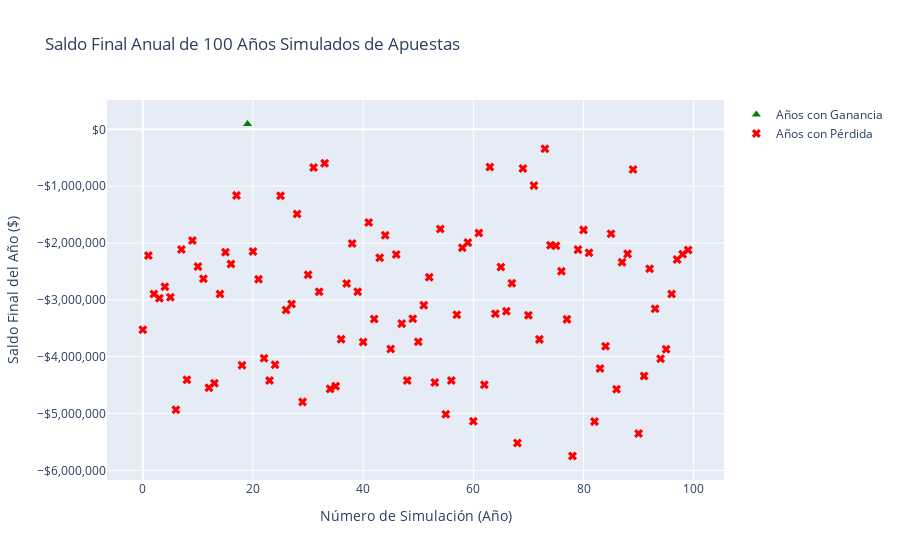

This figure's notebook cell:
### Markdown cell above
#### 2. La ruleta.

Estudie como se juega la ruleta en el casino. https://www.casino.es/ruleta/como-jugar-ruleta/

Suponga que usted va cada día del año al casino (365 veces), usted cuenta con un presupuesto de 200 mil pesos diarios y por sesión alcanza a jugar como máximo 100 veces, pues se retira a la apuesta número 100 o cuando queda sin dinero. Usted solo realiza una apuesta, al **impar**, y comienza apostando mil pesos, en cualquier juego, en caso de ganar algún juego vuelve al comienzo y apuesta mil pesos, en caso de perder, dobla la apuesta, en el caso que no tenga suficiente dinero, apueste todo lo que queda.

Calcule 100 escenarios distintos y grafique el dinero ganado o perdido en cada posible escenario.

### Code cell
# --- Configuración de la Ruleta ---
# El número 0 no es par ni impar en la ruleta para efectos de apuesta
impares = {i for i in range(1, 37) if i % 2 != 0}
pares = {i for i in range(1, 37) if i % 2 == 0}

def apostar(monto_apostado):
    # Simula una tirada de ruleta apostando a impar
    numero_ganador = random.randint(0, 36)
    if numero_ganador in impares:
        return monto_apostado  # Se gana el monto apostado (recupera la apuesta + ganancia)
    return -monto_apostado   # Se pierde el monto apostado

# --- Lógica de Simulación Diaria ---
def simular_un_dia(presupuesto_diario, apuesta_inicial, max_apuestas):
    # Simula un día completo de apuestas en el casino
    fondos = presupuesto_diario
    apuesta_actual = apuesta_inicial
    
    for _ in range(max_apuestas):
        # Si no se puede cubrir la apuesta, el día termina
        if fondos < apuesta_actual:
            break
            
        # Si no se puede doblar la apuesta, se apuesta todo lo que queda
        if apuesta_actual > fondos:
            apuesta_actual = fondos

        resultado = apostar(apuesta_actual)
        
        fondos += resultado
        
        if resultado > 0:  # Si se gana
            apuesta_actual = apuesta_inicial
        else:  # Si se pierde
            apuesta_actual *= 2
            
    # Devuelve la ganancia o pérdida neta del día
    return fondos - presupuesto_diario

# --- Parámetros Principales de la Simulación ---
print("\n" + "=" * 80)
print("EJERCICIO 2: SIMULACIÓN DE APUESTAS EN RULETA")
print("=" * 80)

num_simulaciones = 100
dias_por_simulacion = 365
presupuesto_diario = 200000
apuesta_inicial = 1000
max_apuestas_por_dia = 100

# --- Bucle de Simulación Anual ---
resultados_anuales = []

for i in range(num_simulaciones):
    saldo_total_anual = 0
    for _ in range(dias_por_simulacion):
        saldo_total_anual += simular_un_dia(presupuesto_diario, apuesta_inicial, max_apuestas_por_dia)
    resultados_anuales.append(saldo_total_anual)

# --- Preparación de Datos para Gráfico ---
ganancias_anuales = [r for r in resultados_anuales if r > 0]
perdidas_anuales = [r for r in resultados_anuales if r <= 0]

print("\n--- Resumen de las Simulaciones Anuales ---")
print(f"Años con ganancias: {len(ganancias_anuales)}")
print(f"Años con pérdidas: {len(perdidas_anuales)}")
if ganancias_anuales:
    print(f"Ganancia anual promedio: ${np.mean(ganancias_anuales):,.2f}")
if perdidas_anuales:
    print(f"Pérdida anual promedio: ${np.mean(perdidas_anuales):,.2f}")
print(f"Saldo neto promedio de todos los años: ${np.mean(resultados_anuales):,.2f}")


# --- Gráfico de Resultados Anuales ---
fig = go.Figure()

# Índices para el eje X
indices_ganancias = [i for i, r in enumerate(resultados_anuales) if r > 0]
indices_perdidas = [i for i, r in enumerate(resultados_anuales) if r <= 0]

fig.add_trace(go.Scatter(
    x=indices_ganancias,
    y=ganancias_anuales, 
    mode='markers', 
    name='Años con Ganancia', 
    marker=dict(color='green', symbol='triangle-up', size=8)
))
fig.add_trace(go.Scatter(
    x=indices_perdidas,
    y=perdidas_anuales, 
    mode='markers', 
    name='Años con Pérdida', 
    marker=dict(color='red', symbol='x', size=8)
))

fig.update_layout(
    title='Saldo Final Anual de 100 Años Simulados de Apuestas',
    xaxis_title='Número de Simulación (Año)',
    yaxis_title='Saldo Final del Año ($)',
    showlegend=True,
    yaxis_tickformat='$,.0f' # Formato de moneda para el eje Y
)

fig.show()

### Figure 1 — Plotly figure (JSON) as saved in the notebook; plotly's stock layout.template omitted (floating-point values rounded to 4 significant figures)
{"data": [{"marker": {"color": "green", "size": 8, "symbol": "triangle-up"}, "mode": "markers", "name": "Años con Ganancia", "type": "scatter", "x": [19], "y": [94000]}, {"marker": {"color": "red", "size": 8, "symbol": "x"}, "mode": "markers", "name": "Años con Pérdida", "type": "scatter", "x": [0, 1, 2, 3, 4, 5, 6, 7, 8, 9, 10, 11, 12, 13, 14, 15, 16, 17, 18, 20, 21, 22, 23, 24, 25, 26, 27, 28, 29, 30, 31, 32, 33, 34, 35, 36, 37, 38, 39, 40, 41, 42, 43, 44, 45, 46, 47, 48, 49, 50, 51, 52, 53, 54, 55, 56, 57, 58, 59, 60, 61, 62, 63, 64, 65, 66, 67, 68, 69, 70, 71, 72, 73, 74, 75, 76, 77, 78, 79, 80, 81, 82, 83, 84, 85, 86, 87, 88, 89, 90, 91, 92, 93, 94, 95, 96, 97, 98, 99], "y": [-3526000, -2221000, -2897000, -2970000, -2770000, -2955000, -4934000, -2113000, -4404000, -1956000, -2415000, -2629000, -4547000, -4466000, -2896000, -2161000, -2370000, -1162000, -4151000, -2150000, -2638000, -4027000, -4417000, -4142000, -1167000, -3179000, -3071000, -1489000, -4795000, -2559000, -673000, -2856000, -597000, -4566000, -4518000, -3691000, -2711000, -2010000, -2856000, -3740000, -1640000, -3335000, -2260000, -1865000, -3866000, -2201000, -3418000, -4419000, -3332000, -3738000, -3093000, -2603000, -4455000, -1753000, -5012000, -4419000, -3261000, -2083000, -1993000, -5137000, -1823000, -4492000, -664000, -3245000, -2422000, -3199000, -2708000, -5518000, -689000, -3269000, -990000, -3695000, -341000, -2039000, -2048000, -2497000, -3343000, -5747000, -2116000, -1769000, -2171000, -5142000, -4208000, -3817000, -1836000, -4574000, -2337000, -2191000, -706000, -5352000, -4339000, -2454000, -3158000, -4037000, -3868000, -2898000, -2290000, -2197000, -2124000]}], "layout": {"showlegend": true, "title": {"text": "Saldo Final Anual de 100 Años Simulados de Apuestas"}, "xaxis": {"title": {"text": "Número de Simulación (Año)"}}, "yaxis": {"tickformat": "$,.0f", "title": {"text": "Saldo Final del Año ($)"}}}}
